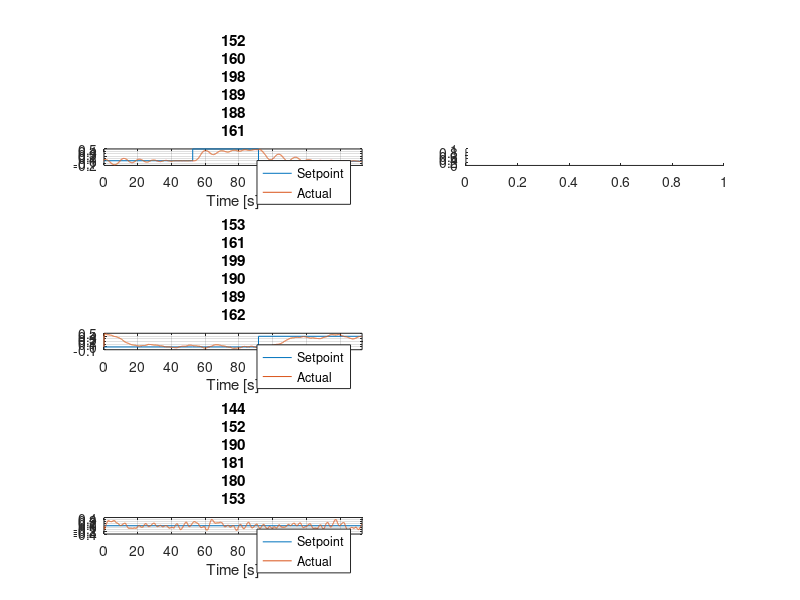

Recreate this plot in MATLAB. (Note: this script raises an error after producing the figure.)
%% Structuralized output for DP
close all; clear; clc; % close all other plots
load('calmrun-0401-onlydata.mat');
% load('current10p-longitude-0401-onlydata.mat');
% load('current10p-side-0401-2-fine-onlydata.mat');
T_out=actual_pos_ned.time;
Eta=actual_pos_ned.signals.values;
T_Eta_Ref=desired_pos_ned.time;
num=length(T_Eta_Ref);
T_Eta_Ref_mat=zeros(2*num,1);
T_Eta_Ref_mat(end)=T_out(end);
Eta_Ref=desired_pos_ned.signals.values;
Eta_Ref_mat=zeros(2*num,3);
for i = 1:num
    Eta_Ref_mat(2*i-1:2*i,:)=repmat(Eta_Ref(i,:),2,1);
end
for i=2:num
    T_Eta_Ref_mat(2*i-2:2*i-1,:)=repmat(T_Eta_Ref(i),2,1);
end
dp_plot=figure();
title_char=["x","y","\psi"];
for i=1:3
    subplot(3,2,2*i-1);
    plot(T_Eta_Ref_mat,Eta_Ref_mat(:,i),T_out,Eta(:,i));
    legend("Setpoint","Actual",'Location','best');
    title(title_char(i)+" (NED)");
    grid on;xlabel("Time [s]");
    xlim([0,T_out(end)]);
end
ax =subplot(3,2,2);
config_string=sprintf("Experiment Condition = Calm Water\n");
status_chr=["ON","OFF"];config_chr=["III","V"];
% config_string=sprintf("StartingPoint = (%.2f, %.2f, %.2f)\n",Eta_initial(1),Eta_initial(2),Eta_initial(3));
for i=1:num
    config_string=config_string+sprintf("Setpoint %d = (%.2f, %.2f, %.2f)\n",i,Eta_Ref(i,1),Eta_Ref(i,2),Eta_Ref(i,3));
end
% config_string=config_string+sprintf("InitialVelocity = (%.4f, %.4f, %.2f)\n",V_initial(1),V_initial(2),V_initial(3));
% config_string=config_string+sprintf("CurrentVelocity = (%.4f, %.4f)\n",EN.current_speed(1),EN.current_speed(2));
% config_string=config_string+sprintf("WindSpeed = (%.2f, %.2f)\n",EN.wind_speed(1),EN.wind_speed(2));
config_string=config_string+sprintf("Using Thrust Allocation Config %s\n",config_chr((5-1)/2));
% config_string=config_string+sprintf("Kalman Filter is %s",status_chr(2-kalman.enable_flag));
text(0,0.5,config_string);
set (ax, 'visible', 'off')
subplot(3,2,[4,6]);
plot(Eta(:,2),Eta(:,1));xlabel('y');ylabel('x');
title("Trace (NED)");axis equal;grid on;
dp_plot.Position=[100,100,900,500];

%% Motor Output
title_chr=["Portside","Starboard"];
dcm_plot=figure();
% tout=T_out;
tout=T_out(1:floor(end/5*2));
length_t=length(tout);
tout=tout(1:length_t);
RPM_measured_starboard=RPM_set_measured_SB(1:length_t,:);
RPM_measured_portside=RPM_set_measured_PS(1:length_t,:);
subplot(1,2,1)
plot(tout,RPM_measured_portside);
grid on; title("Speed Response "+title_chr(1));
legend("Reference Speed","Actual",'Location','best');
xlabel("Time [s]"); ylabel("Speed [rpm]"); xlim([0,tout(end)]);
subplot(1,2,2)
plot(tout,RPM_measured_starboard);
grid on; title("Speed Response "+title_chr(2));
xlabel("Time [s]"); ylabel("Speed [rpm]"); xlim([0,tout(end)]);
legend("Set Speed","Measured",'Location','best');
dcm_plot.Position=[100,100,800,400];